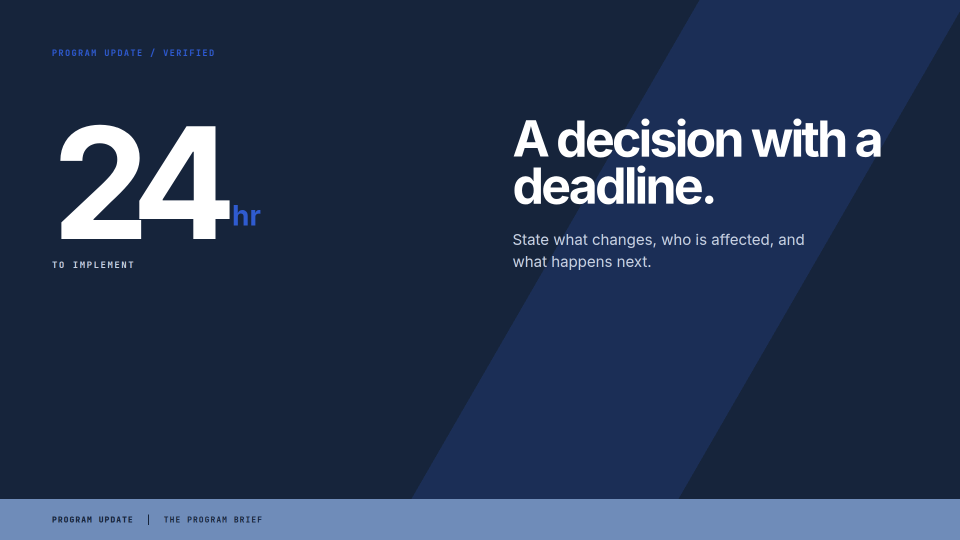
#> input picture video-composition/assets/frames/preview/deadline-reading.png, 1920 x 1080 px, given in place of orientation--headline-cover.png, which was not available (shown at 1/2 size)
$ python build-layout-contact-sheet.py
#> lines starting #> are read from the running program, lines starting #| are printed output that depends on the picture; pictures that were not available may be replaced by others from this repository, and a replacement may not be noted
#!/usr/bin/env python3
import argparse
from pathlib import Path
from PIL import Image, ImageDraw, ImageFont

ROOT = Path(__file__).resolve().parent.parent
LAYOUT_ROOT = ROOT / "assets" / "layouts"
GROUPS = [
    ("Orientation and closure", ["orientation/headline-cover","orientation/briefing-map","orientation/section-pivot","orientation/public-action-close"]),
    ("Text and evidence", ["text/claim-support","text/two-column-argument","text/three-fact-columns","text/bullet-hierarchy","text/action-checklist","text/source-quote","text/document-excerpt"]),
    ("Metrics and charts", ["data/single-stat","data/kpi-row","data/kpi-grid","data/data-table","data/ranked-bars","data/time-series","data/share-ring","data/scenario-range"]),
    ("Comparison and decision", ["comparison/balanced-split","comparison/before-after","comparison/benefit-risk","comparison/option-matrix","comparison/threshold-decision"]),
    ("Time and process", ["time/ordered-steps","time/milestone-timeline","time/phased-roadmap","time/rollout-lanes","time/handoff-flow","time/deadline-countdown"]),
    ("Systems and relationships", ["system/layered-system","system/decision-flow","system/hub-spoke","system/dependency-network"]),
    ("Geography and media", ["media/regional-map","media/flow-map","media/media-left","media/media-right","media/evidence-hero","media/evidence-grid"]),
]
PALETTES = {
    "navy-cobalt": {"canvas": "#0B111C", "header": "#16243B", "text": "#F3F6FA", "label": "#182943", "label_text": "#D9E3EF"},
    "monumental-minimal": {"canvas": "#E8EEF7", "header": "#FFFFFF", "text": "#16243B", "label": "#DCE4F0", "label_text": "#16243B"},
    "black-gold": {"canvas": "#090806", "header": "#17140D", "text": "#E5C467", "label": "#241E10", "label_text": "#E5C467"},
    "obsidian-champagne": {"canvas": "#07090C", "header": "#171B20", "text": "#F1EEE7", "label": "#22282E", "label_text": "#D7D4CD"},
    "petrol-brass": {"canvas": "#061B1D", "header": "#133438", "text": "#EFEAE0", "label": "#1C4548", "label_text": "#D2D7D2"},
    "parchment-oxblood": {"canvas": "#D8D0C4", "header": "#EDE7DC", "text": "#1C1B1A", "label": "#D0C2B0", "label_text": "#1C1B1A"},
    "porcelain-carbon": {"canvas": "#D9DCDA", "header": "#F0F1EE", "text": "#1B2227", "label": "#CCD2CF", "label_text": "#1B2227"},
}
COLS = 5
TILE = (360, 203)
LABEL_H = 42
HEADER_H = 58
LEFT = 34
TOP = 34
GAP_X = 18
GAP_Y = 18

parser = argparse.ArgumentParser()
parser.add_argument("--color-system", choices=PALETTES, default="navy-cobalt")
args = parser.parse_args()
colors = PALETTES[args.color_system]

def font(size, bold=False):
    candidates = [
        "/System/Library/Fonts/Supplemental/Arial Bold.ttf" if bold else "/System/Library/Fonts/Supplemental/Arial.ttf",
        "/System/Library/Fonts/Helvetica.ttc",
    ]
    for candidate in candidates:
        try:
            return ImageFont.truetype(candidate, size)
        except OSError:
            pass
    return ImageFont.load_default()

rows = sum((len(ids) + COLS - 1) // COLS for _, ids in GROUPS)
width = LEFT * 2 + COLS * TILE[0] + (COLS - 1) * GAP_X
height = TOP * 2 + len(GROUPS) * HEADER_H + rows * (TILE[1] + LABEL_H) + (rows - len(GROUPS)) * GAP_Y
canvas = Image.new("RGB", (width, height), colors["canvas"])
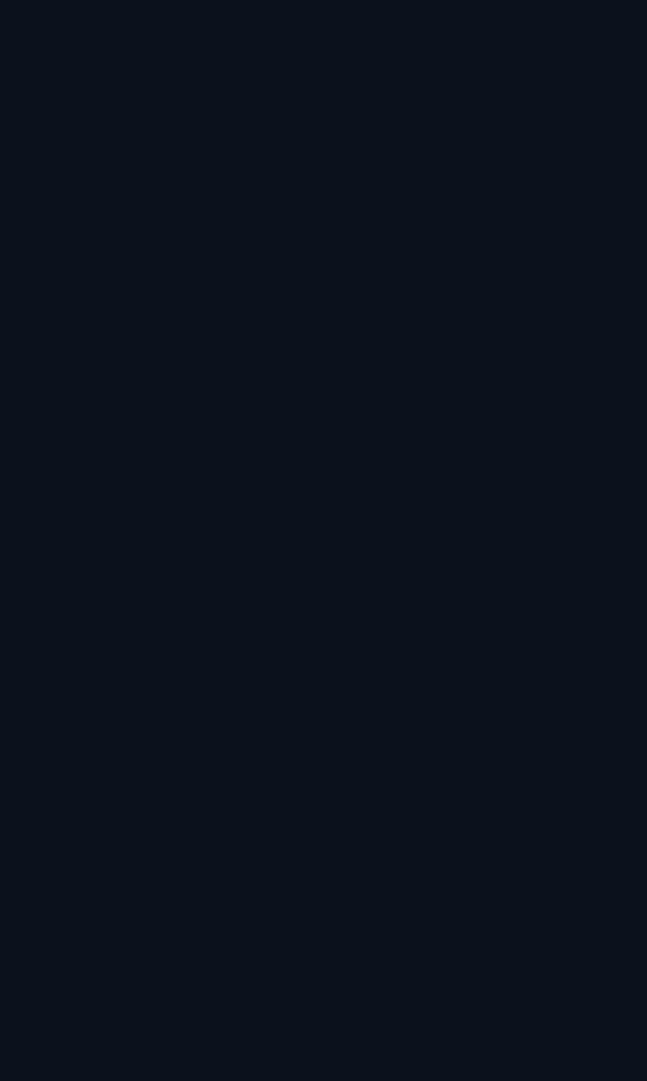
#> canvas: PIL image 1940x3241 RGB (shown at 1/3 size); mean R, G, B 11, 17, 28
draw = ImageDraw.Draw(canvas)
family_font = font(25, True)
label_font = font(15, True)
preview_root = LAYOUT_ROOT / "preview" / args.color_system
y = TOP
for family, ids in GROUPS:
    draw.rectangle((LEFT, y, width - LEFT, y + HEADER_H - 10), fill=colors["header"])
    draw.text((LEFT + 18, y + 10), family.upper(), font=family_font, fill=colors["text"])
    y += HEADER_H
    family_rows = (len(ids) + COLS - 1) // COLS
    for index, layout_id in enumerate(ids):
        row, col = divmod(index, COLS)
        x = LEFT + col * (TILE[0] + GAP_X)
        tile_y = y + row * (TILE[1] + LABEL_H + GAP_Y)
        filename = layout_id.replace("/", "--") + ".png"
        with Image.open(preview_root / filename) as source:
#> source is the input picture: PIL image 1920x1080 RGB; mean R, G, B 39.1, 55.1, 83
            tile = source.convert("RGB").resize(TILE, Image.Resampling.LANCZOS)
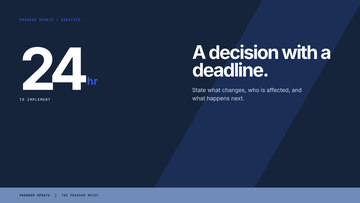
#> tile: PIL image 360x203 RGB; mean R, G, B 38.9, 54.9, 82.9
        canvas.paste(tile, (x, tile_y))
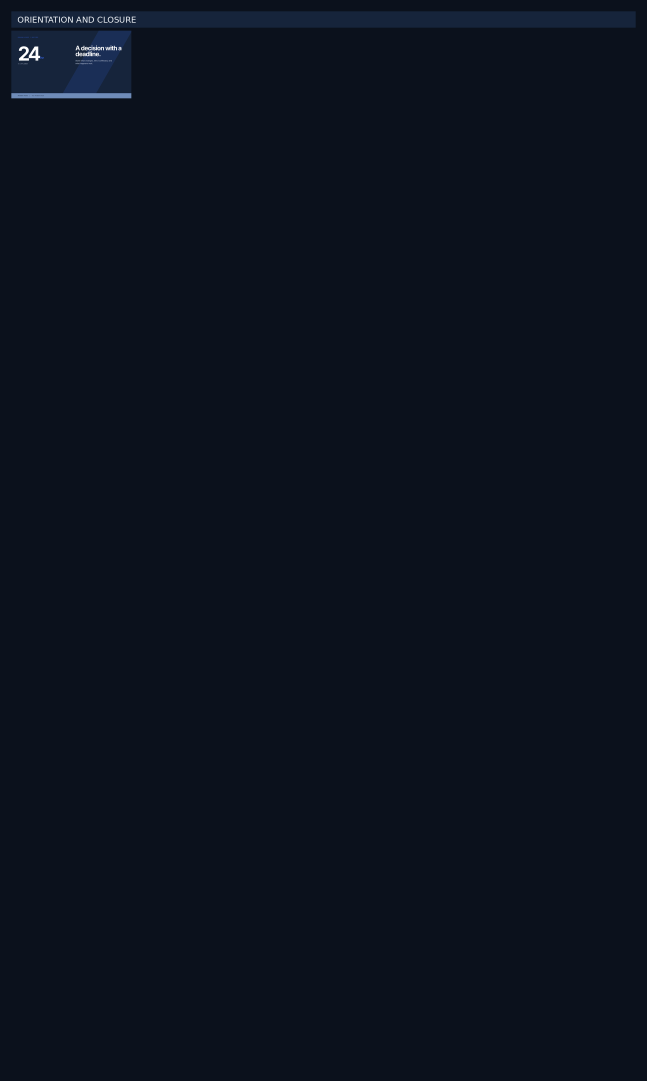
#> canvas: PIL image 1940x3241 RGB (shown at 1/3 size); mean R, G, B 11.6, 17.8, 29.2
#> (the run stopped early here; a loop or call above may not have finished)

$ run again, on video-composition/assets/frames/preview/public-statement.png
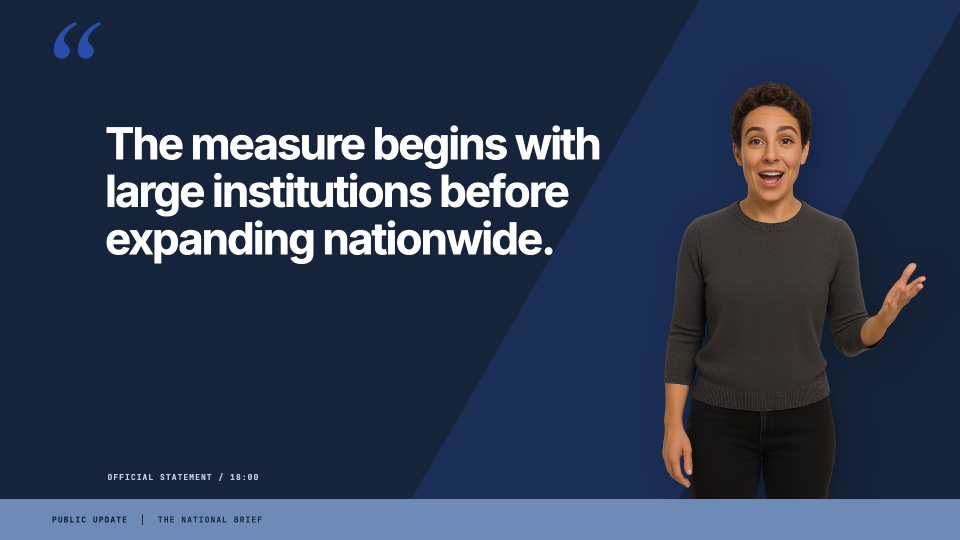
#> input picture video-composition/assets/frames/preview/public-statement.png, 1920 x 1080 px, given in place of orientation--headline-cover.png, which was not available (shown at 1/2 size)
#> source is the input picture: PIL image 1920x1080 RGB; mean R, G, B 44.6, 57, 80.4
#> `tile = source.convert("RGB").resize(TILE, Image.Resampling.LANCZOS)`:
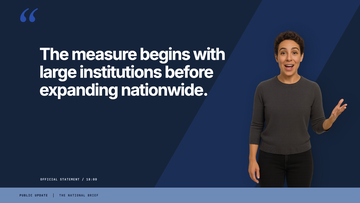
#> tile: PIL image 360x203 RGB; mean R, G, B 44.2, 56.6, 80.1

$ run again, on video-composition/assets/frames/preview/quoted-statement.png
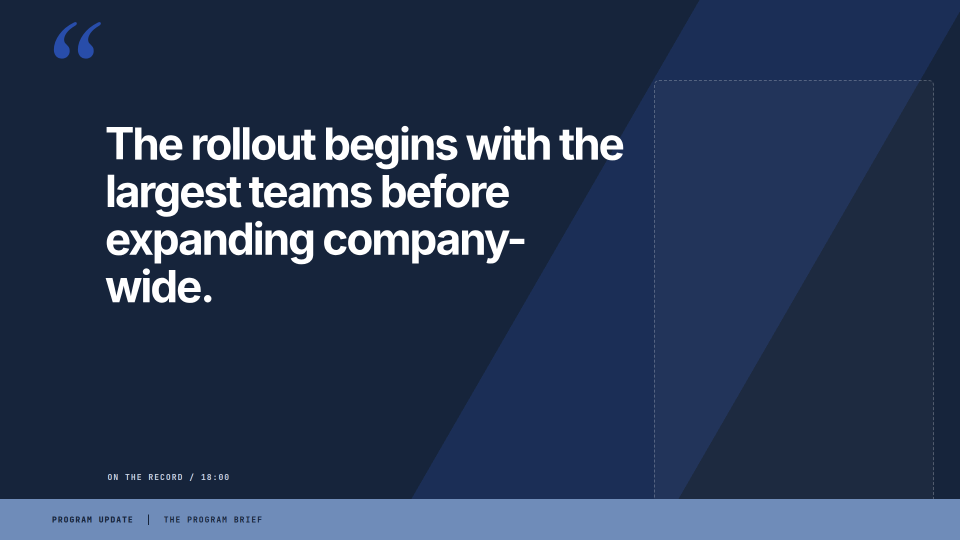
#> input picture video-composition/assets/frames/preview/quoted-statement.png, 1920 x 1080 px, given in place of orientation--headline-cover.png, which was not available (shown at 1/2 size)
#> source is the input picture: PIL image 1920x1080 RGB; mean R, G, B 41.1, 56.8, 84.6
#> `tile = source.convert("RGB").resize(TILE, Image.Resampling.LANCZOS)`:
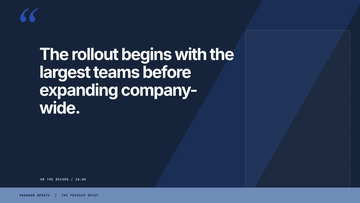
#> tile: PIL image 360x203 RGB; mean R, G, B 40.7, 56.5, 84.4
